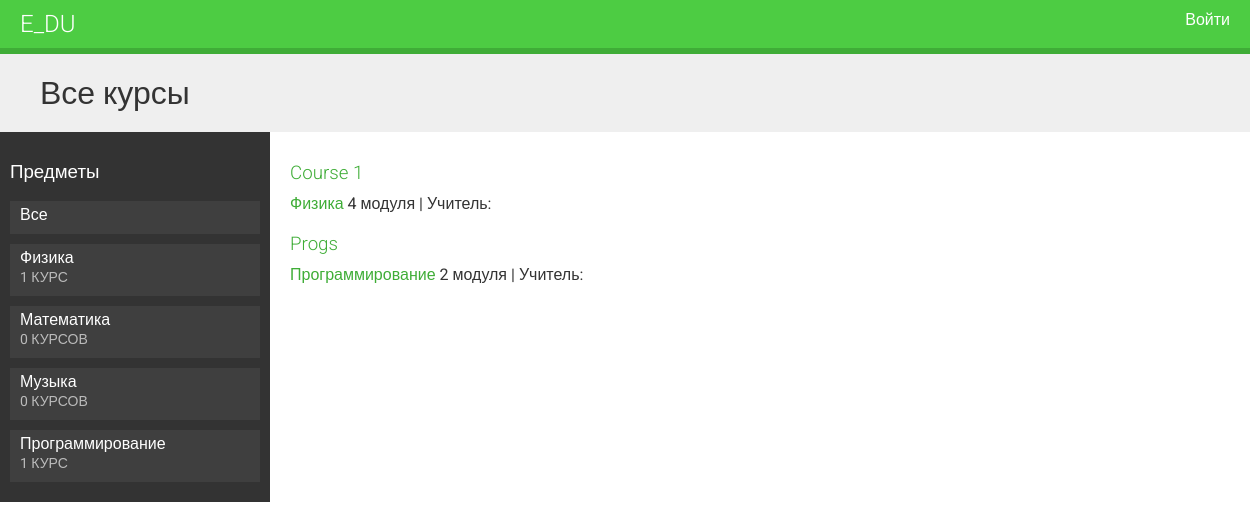
The app's page /, older data.
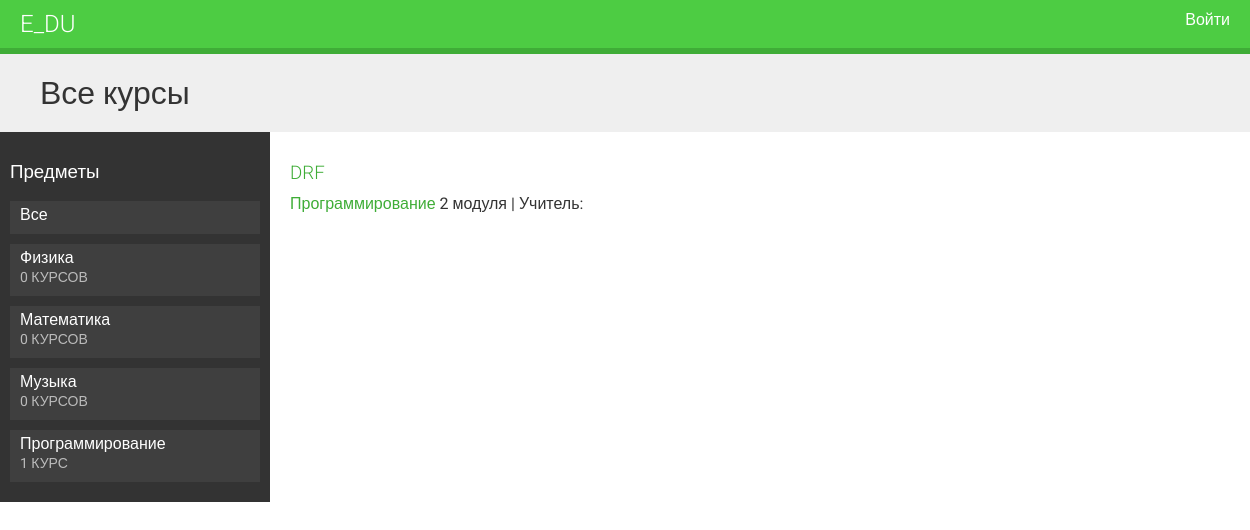
The same page, newer data.
### courses/models.py (models this page shows, shortened)
class Subject(models.Model):
    title = models.CharField(max_length=200)
    slug = models.SlugField(max_length=200, unique=True)
    class Meta:
        ordering = [
            'title',
        ]
    def __str__(self):
        return self.title

class Course(models.Model):
    owner = models.ForeignKey(
        User, related_name='courses_created', on_delete=models.CASCADE)
    subject = models.ForeignKey(
        Subject, related_name='courses', on_delete=models.CASCADE)
    title = models.CharField(max_length=200)
    slug = models.SlugField(max_length=200, unique=True)
    overview = models.TextField()
    created = models.DateTimeField(auto_now_add=True)
    students = models.ManyToManyField(
        User, related_name='courses_joined', blank=True)
    class Meta:
        ordering = [
            '-created',
        ]

### courses/views.py (the view)
# urls.py: path('', CourseListView.as_view(), name='course_list'),
class CourseListView(TemplateResponseMixin, View):
    model = Course
    template_name = 'courses/course/list.html'
    def get(self, request, subject=None):
        subjects = cache.get('all_subjects')
        if not subjects:
            subjects = Subject.objects.annotate(total_courses=Count('courses'))
            cache.set('all_subjects', subjects)
        all_courses = Course.objects.annotate(total_modules=Count('modules'))
        if subject:
            subject = get_object_or_404(Subject, slug=subject)
            key = f'subject_{subject.id}_courses'
            courses = cache.get(key)
            if not courses:
                courses = all_courses.filter(subject=subject)
                cache.set(key, courses)
        else:
            courses = cache.get('all_courses')
            if not courses:
                courses = all_courses
                cache.set('all_courses', courses)
        return self.render_to_response({'subjects': subjects, 'subject': subject, 'courses': courses})

### courses/templatetags/course.py (called while the page is built)
@register.filter
def ru_plural(value, variants):
    variants = variants.split(',')
    value = abs(int(value))
    if value % 10 == 1 and value % 100 != 11:
        variant = 0
    elif value % 10 >= 2 and value % 10 <= 4 and (value % 100 < 10 or value % 100 >= 20):
        variant = 1
    else:
        variant = 2
    return variants[variant]

### courses/templates/courses/course/list.html (shortened to what this page needs)
{% extends 'base.html' %}
{% load course %}
{% block content %}
    <h1>
    {% if subject %}
        {{ subject.title }}
    {% else %}
        Все курсы
    {% endif %}
    </h1>
    <div class="contents">
        <h3>Предметы</h3>
        <ul id="modules">
            <li {% if not subject %}class="selected"{% endif %}>
                <a href="{% url 'course_list' %}">Все</a>
            </li>
            {% for s in subjects %}
                <li {% if not subject %}class="selected"{% endif %}>
                    <a href="{% url 'course_list_subject' s.slug %}">
                        {{ s.title }}
                        <br>
                        <span>
                            {{ s.total_courses }} {{ s.total_courses|ru_plural:"курс,курса,курсов" }}
                        </span>
                    </a>
                </li>
            {% endfor %}
        </ul>
    </div>
    <div class="module">
        {% for course in courses %}
            {% with subject=course.subject %}
                <h3>
                    <a href="{% url 'course_detail' course.slug %}">
                        {{ course.title }}
                    </a>
                </h3>
                <p>
                    <a href="{% url 'course_list_subject' subject.slug %}">
                        {{ subject }}
                    </a>
                    {{ course.total_modules }} {{ course.total_modules|ru_plural:"модуль,модуля,модулей" }} |
                    Учитель: {{ course.owner.get_full_name }}
                </p>
            {% endwith %}
        {% endfor %}
    </div>
{% endblock  %}

### courses/templates/base.html (shortened to what this page needs)
{% load static %}
<!DOCTYPE html>
<html lang="en">
<head>
    <link rel="stylesheet" href="{% static 'css/base.css' %}" type="text/css">
</head>
<body>
    <div id="header">
        <a href="/" class="logo">e_du</a>
        <ul class="menu">
            {% if request.user.is_authenticated %}
                <li><a href="{% url 'logout' %}">Выйти</a></li>
            {% else %}
                <li><a href="{% url 'login' %}">Войти</a></li>
            {% endif %}
        </ul>
    </div>
    <div id="content">
        {% block content %}
        {% endblock %}
    </div>
</body>
</html>

### courses/static/css/base.css (style rules this page uses)
body { margin:0; font-family:'Roboto', sans-serif; font-weight:400; color:#333; }
a { color:#3fad37; text-decoration:none; }
ul { float:left; }
h1, h2, h3, h4, h5, h6 { font-family:'Roboto', sans-serif; font-weight:300; }
h1 { background:#efefef; width:100%; overflow:auto; padding:20px 0 20px 40px; margin:0; }
.module { padding:10px 20px; float:left; width:600px; }
.module h3 { margin:20px 0 0; padding:0; width:100%; }
.module p { margin:10px 0 20px; width:100%; float:left; }
#header { background:#4dcc43; overflow:auto; padding:10px 20px; border-bottom:6px solid #3fad37; }
#header .logo { text-decoration:none; font-family:'Roboto', sans-serif; font-weight:300; text-transform:uppercase; font-size:24px; color:#fff; float:left; }
#header a { color:#fff; }
#header .menu { list-style:none; float:right; margin:0; padding:0; }
.contents { width:20%; padding:10px; float:left; background:#333; color: #fff; font-family:'Roboto', sans-serif; }
.contents ul { list-style:none; margin:0; padding:0; width:100%; }
.contents ul li { margin:0 0 10px 0; padding:4px 10px 10px; overflow:auto; cursor:move; }
.contents ul li.selected { background:#3f3f3f; }
.contents ul span { text-transform:uppercase; color:#bbb; font-size:14px; }
.contents ul a { display:block; color:#fff; text-decoration:none; }

Row changes from the older to the newer data that the page shows:
removed Course: title "Course 1", subject "Физика", total_modules "4", total_modules|ru_plural "модуля"
removed Course: title "Progs", subject "Программирование", total_modules "2", total_modules|ru_plural "модуля"
computed for Subject "Физика": total_courses "1" → "0"; total_courses|ru_plural "КУРС" → "КУРСОВ"
added Course: title "DRF", subject "Программирование", total_modules "2", total_modules|ru_plural "модуля"
